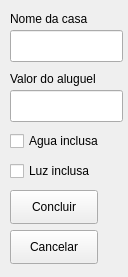
<?xml version="1.0" encoding="UTF-8"?>
<ui version="4.0">
 <class>Form</class>
 <widget class="QWidget" name="Form">
  <property name="geometry">
   <rect>
    <x>0</x>
    <y>0</y>
    <width>128</width>
    <height>277</height>
   </rect>
  </property>
  <property name="windowTitle">
   <string>Cadastrar casa</string>
  </property>
  <widget class="QLineEdit" name="lineEdit">
   <property name="geometry">
    <rect>
     <x>10</x>
     <y>30</y>
     <width>113</width>
     <height>32</height>
    </rect>
   </property>
   <property name="text">
    <string/>
   </property>
  </widget>
  <widget class="QLineEdit" name="lineEdit_2">
   <property name="geometry">
    <rect>
     <x>10</x>
     <y>90</y>
     <width>113</width>
     <height>32</height>
    </rect>
   </property>
   <property name="text">
    <string/>
   </property>
  </widget>
  <widget class="QCheckBox" name="checkBox">
   <property name="geometry">
    <rect>
     <x>10</x>
     <y>130</y>
     <width>111</width>
     <height>22</height>
    </rect>
   </property>
   <property name="text">
    <string>Agua inclusa</string>
   </property>
  </widget>
  <widget class="QLabel" name="label">
   <property name="geometry">
    <rect>
     <x>10</x>
     <y>10</y>
     <width>111</width>
     <height>18</height>
    </rect>
   </property>
   <property name="text">
    <string>Nome da casa</string>
   </property>
  </widget>
  <widget class="QLabel" name="label_2">
   <property name="geometry">
    <rect>
     <x>10</x>
     <y>70</y>
     <width>111</width>
     <height>18</height>
    </rect>
   </property>
   <property name="text">
    <string>Valor do aluguel</string>
   </property>
  </widget>
  <widget class="QCheckBox" name="checkBox_2">
   <property name="geometry">
    <rect>
     <x>10</x>
     <y>160</y>
     <width>101</width>
     <height>22</height>
    </rect>
   </property>
   <property name="text">
    <string>Luz inclusa</string>
   </property>
  </widget>
  <widget class="QPushButton" name="pushButton">
   <property name="geometry">
    <rect>
     <x>10</x>
     <y>190</y>
     <width>88</width>
     <height>34</height>
    </rect>
   </property>
   <property name="text">
    <string>Concluir</string>
   </property>
  </widget>
  <widget class="QPushButton" name="pushButton_2">
   <property name="geometry">
    <rect>
     <x>10</x>
     <y>230</y>
     <width>88</width>
     <height>34</height>
    </rect>
   </property>
   <property name="text">
    <string>Cancelar</string>
   </property>
  </widget>
 </widget>
 <resources/>
 <connections/>
</ui>
